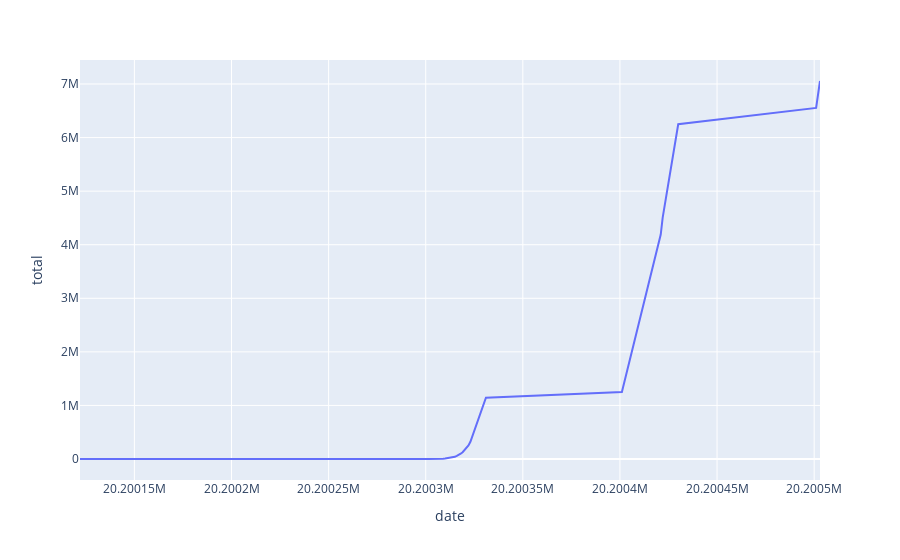

Source (notebook cell):
### Code cell
fig = px.line(df_us_daily, x='date', y='total')
fig.show()
